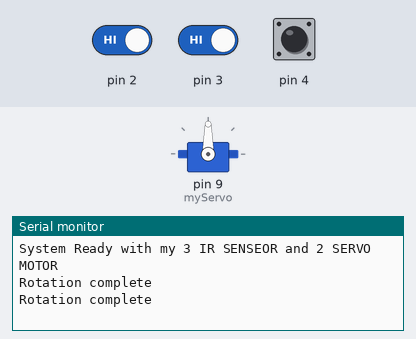
A sketch run on a simulated Arduino Uno, built with avr-gcc and run on an emulated ATmega328P. On the bench: servo, the last lines printed to the serial monitor. The test bench sets the inputs (shaded band); at power-on: pin 2 HIGH, pin 3 HIGH, pin 4 HIGH.

Above: at 4.8 s.
4.9 s: pin 2 driven LOW
At 6.3 s:
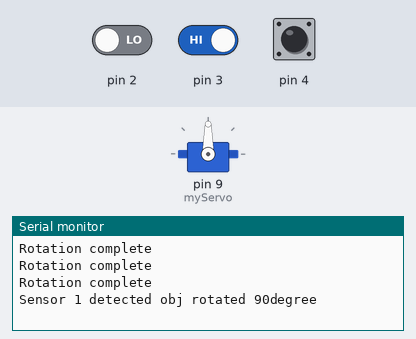
9.5 s: pin 3 driven LOW
At 10.8 s:
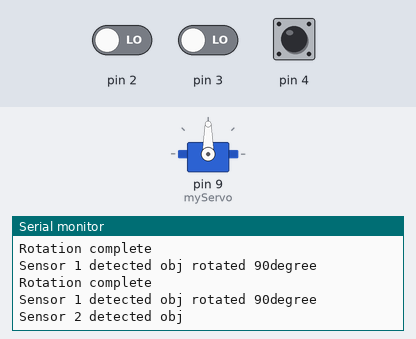

The sketch:

3irsensorwith2servo.ino
```cpp
#include <Servo.h>

Servo myServo;
void setup() {
  Serial.begin(9600);
  pinMode(2, INPUT);
  pinMode(3, INPUT);
  pinMode(4, INPUT);

  myServo.attach(9);
  myServo.write(0);

  Serial.println("System Ready with my 3 IR SENSEOR and 2 SERVO MOTOR");
  // put your setup code here, to run once:

}

void loop() {
  int left1 = digitalRead(2);
  int main2 = digitalRead(3);
  int right3 = digitalRead(4);

  if(left1 == 0 || main2 == 0 || right3 == 0){
    if(left1 == 0){
      Serial.println("Sensor 1 detected obj rotated 90degree");
    }
    if(main2 == 0){
      Serial.println("Sensor 2 detected obj");
    }
    if(right3 == 0){
      Serial.println("Sensor 3 detected obj");
    }
  }
  myServo.write(90);
  delay(1000);

  Serial.println("Rotation complete");
  delay(1000);
  // put your main code here, to run repeatedly:

}
```

Measured:
- after the input at 4.9 s, the serial monitor: prints a new line after 1.1 s (image 1)
- after the input at 9.5 s, the serial monitor: prints a new line after 0.54 s (image 2)
